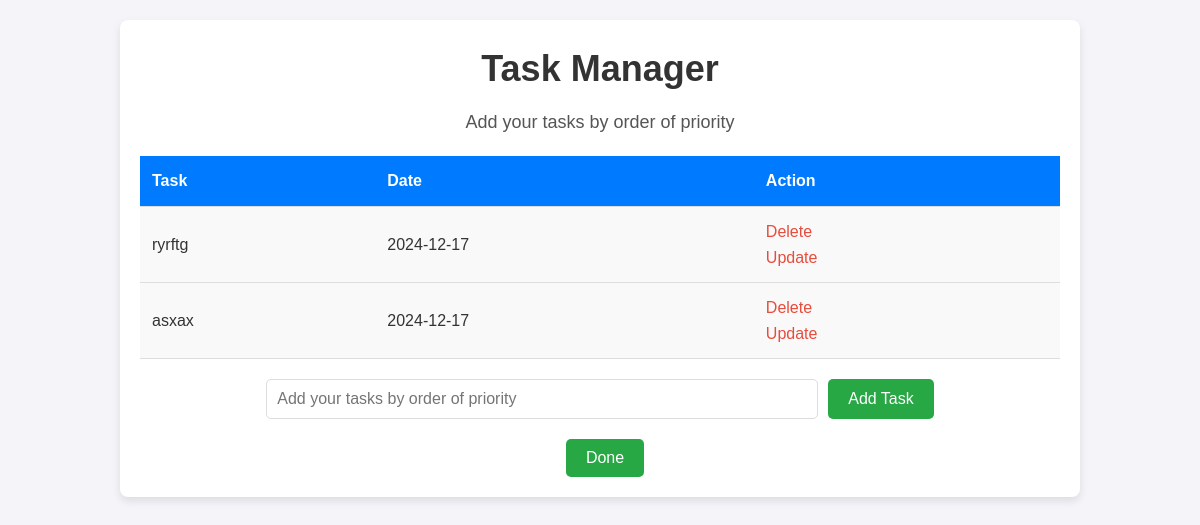
Before: / with the older database file.
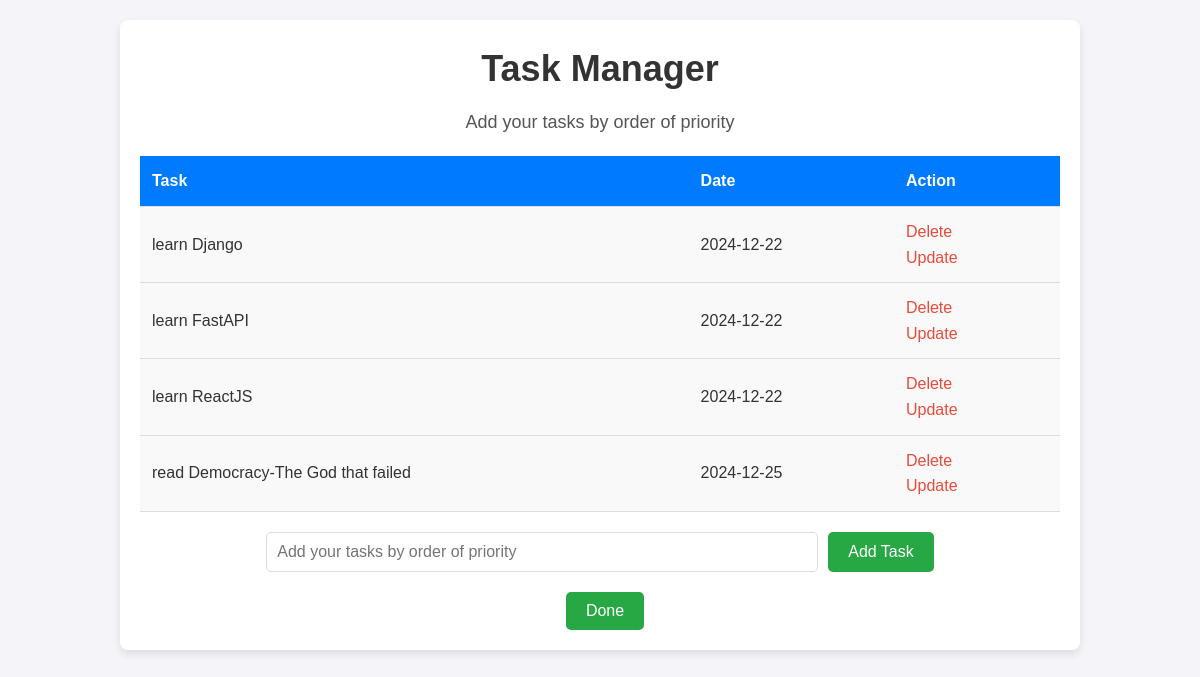
After: the same page with the newer database file.
### main.py (models this page shows, shortened)
class Todo(db.Model):
    id = db.Column(db.Integer, primary_key=True)
    content = db.Column(db.String(200), nullable=False)
    date = db.Column(db.DateTime, default=datetime.now())

### main.py (the view, shortened to what this page needs)
@app.route('/', methods=['POST', 'GET'])
def index():
    tasks = Todo.query.order_by(Todo.date).all() # this is a Todo object (db.Model) (tasks[0] is the earliest and the most prioritized)
    tasks_list = [task.content for task in tasks] #this is a list of strings (tasks[0] is the earliest and the most prioritized)
    stringifiedtasklist = ', '.join(tasks_list) #this is a string containing a list of strings
    session['tasks_list'] = stringifiedtasklist
    return render_template('index.html', tasks=tasks)

### templates/index.html (shortened to what this page needs)
{% extends 'base.html' %}
{% block body %}
<div class="content">
    <h1 style="text-align:center">Task Manager</h1>
    <p style="text-align:center">Add your tasks by order of priority</p>
    {% if tasks|length < 1 %}
        <h4 style="text-align:center">There are no tasks. Please add one or more</h4>
    {% else %}
        <table>
            <tr>
                <th>Task</th>
                <th>Date</th>
                <th>Action</th>
            </tr>
            {% for task in tasks %}
            <tr>
                <td>{{ task.content }}</td>
                <td>{{ task.date.date() }}</td>
                <td>
                    <a href="/delete/{{ task.id }}">Delete</a><br>
                    <a href="/update/{{ task.id }}">Update</a>
                </td>
            </tr>
            {% endfor %}
        </table>
    {% endif %}
    <form action="/" method="POST">
        <input type="text" name="content" id="content" placeholder="Add your tasks by order of priority">
        <input type="submit" value="Add Task">
    </form>
    <form action="/energy" method="POST">
        <input type="submit" value="Done">
    </form>
</div>
{% endblock %}

### templates/base.html (shortened to what this page needs)
<!DOCTYPE html>
<html lang="en">
<head>
    <link rel="stylesheet" href="{{url_for('static', filename='css/main.css')}}">
</head>
<body>
    {% block body %} {% endblock %}
</body>
</html>

### static/css/main.css (style rules this page uses)
* { margin: 0; padding: 0; box-sizing: border-box; }
body { font-family: 'Arial', sans-serif; background-color: #f4f4f9; color: #333; line-height: 1.6; }
.content { width: 80%; margin: 20px auto; background-color: #fff; padding: 20px; border-radius: 8px; box-shadow: 0 4px 8px rgba(0, 0, 0, 0.1); }
h1 { font-size: 36px; color: #333; margin-bottom: 10px; }
p { font-size: 18px; color: #555; margin-bottom: 20px; }
table { width: 100%; border-collapse: collapse; margin-bottom: 20px; }
th, td { padding: 12px; text-align: left; border-bottom: 1px solid #ddd; }
th { background-color: #007bff; color: #fff; font-weight: bold; }
td { background-color: #f9f9f9; }
td a { color: #e74c3c; text-decoration: none; margin-right: 10px; }
form { display: flex; justify-content: center; margin-top: 20px; }
form input[type="text"] { padding: 10px; width: 60%; border: 1px solid #ddd; border-radius: 5px; font-size: 16px; }
form input[type="submit"] { padding: 10px 20px; margin-left: 10px; background-color: #28a745; border: none; color: white; font-size: 16px; border-radius: 5px; cursor: pointer; transition: background-color 0.3s; }

Changed rows visible on the page:
removed Todo: content "ryrftg", date "2024-12-17"
removed Todo: content "asxax", date "2024-12-17"
added Todo: content "learn Django", date "2024-12-22"
added Todo: content "learn FastAPI", date "2024-12-22"
added Todo: content "learn ReactJS", date "2024-12-22"
added Todo: content "read Democracy-The God that failed", date "2024-12-25"
